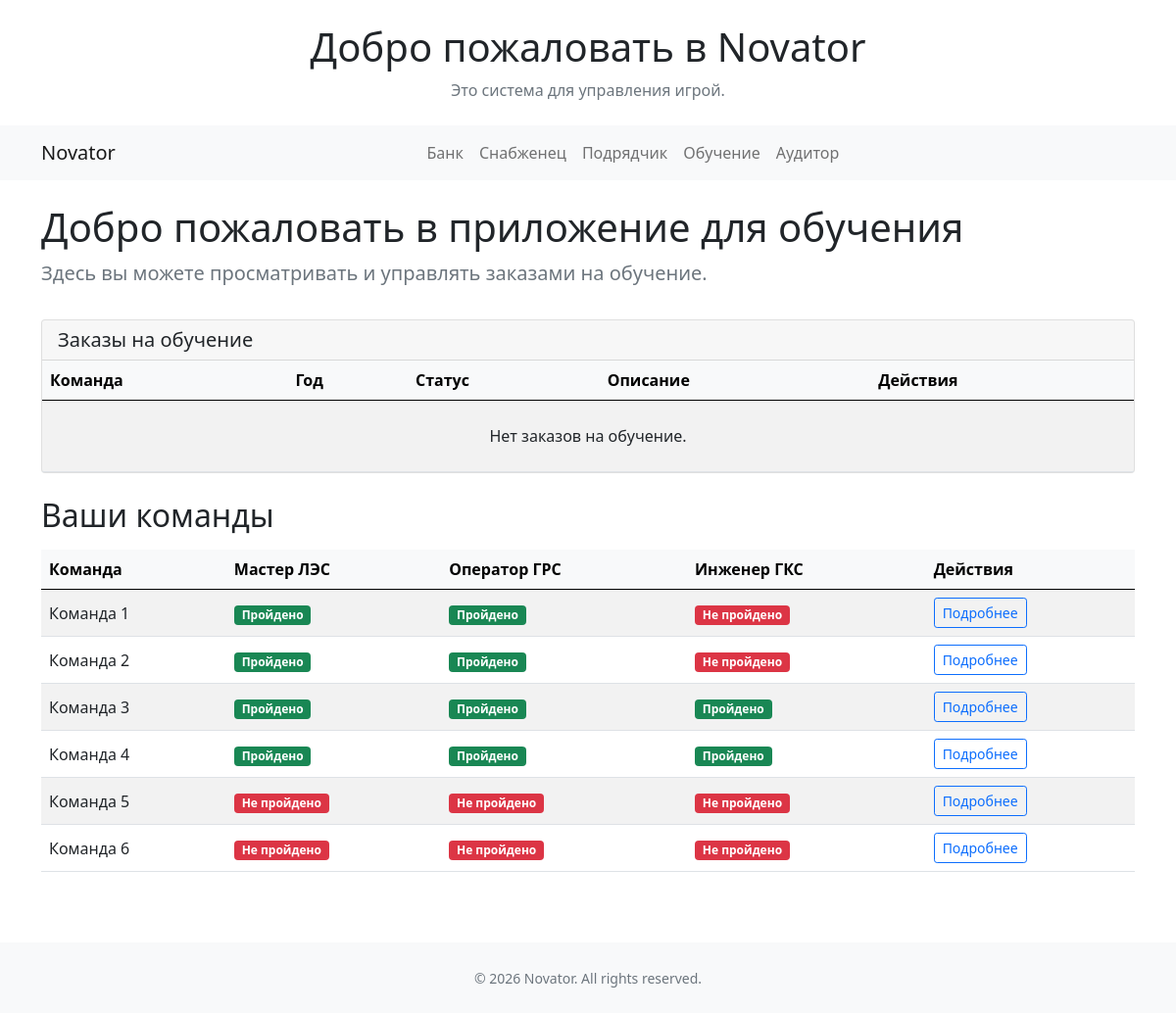
Screenshot of /learning/ (signed in) with the database file from the repository.
### main/models.py (models this page shows, shortened)
class Team(models.Model):
    name = models.CharField(max_length=100, verbose_name='Имя команды')
    slug = models.SlugField(max_length=100)
    status = models.BooleanField(default=False, verbose_name='Активно')
    learn_les = models.BooleanField(default=False, verbose_name='Мастер ЛЭС')
    learn_grs = models.BooleanField(default=False, verbose_name='Оператор ГРС')
    learn_ks = models.BooleanField(default=False, verbose_name='Инженер ГKС')
    auto = models.IntegerField(default=0, verbose_name='Автотранспорт')

### learning/views.py (the view)
# urls.py: path('', views.index, name='index'),
def index(request):
    teams = Team.objects.filter(status=True, name__in=request.user.userprofile.teams.values_list('name', flat=True))
    zakazy = Zakaz.objects.filter(category__slug='learning', status__pk=2, payment=True, team__in=teams)
    zakazy_items = ZakazItem.objects.filter(zakaz__in=zakazy)
    return render(request, 'learning/index.html', {'teams': teams, 'zakazy': zakazy, 'zakazy_items': zakazy_items})

### templates/learning/index.html (shortened to what this page needs)
{% extends 'base.html' %}
{% load static %}
{% block content %}
    <div class="container py-4">
        <div class="row mb-3">
            <div class="col-12">
                <h1 class="display-6">Добро пожаловать в приложение для обучения</h1>
                <p class="lead text-muted">Здесь вы можете просматривать и управлять заказами на обучение.</p>
            </div>
        </div>
        <div class="row">
            <div class="col-12">
                <div class="card">
                    <div class="card-header d-flex justify-content-between align-items-center">
                        <h5 class="mb-0">Заказы на обучение</h5>
                    </div>
                    <div class="card-body p-0">
                        <div class="table-responsive">
                            <table class="table table-striped table-hover align-middle mb-0">
                                <thead class="table-light">
                                    <tr>
                                        <th scope="col">Команда</th>
                                        <th scope="col">Год</th>
                                        <th scope="col">Статус</th>
                                        <th scope="col">Описание</th>
                                        <th scope="col">Действия</th>
                                    </tr>
                                </thead>
                                <tbody>
                                    {% for item in zakazy %}
                                    <tr>
                                        <td>{{ item.team.name }}</td>
                                        <td>{{ item.year }}</td>
                                        <td>
                                            <span class="badge bg-secondary">{{ item.status.name }}</span>
                                        </td>
                                        <td>
                                        {% for zakaz_item in zakazy_items %}
                                            {% if zakaz_item.zakaz.id == item.id %}
                                                <div class="text-truncate" style="max-width:40rem;">{{ zakaz_item.material.name }}</div>
                                            {% endif %}
                                        {% endfor %}
                                        </td>
                                        <td>
                                            <a href="{% url 'learning:success_learning' item.id %}" class="btn btn-sm btn-outline-primary">Завершить обучение</a>
                                        </td>
                                    </tr>
                                    {% empty %}
                                    <tr>
                                        <td colspan="5" class="text-center py-4">Нет заказов на обучение.</td>
                                    </tr>
                                    {% endfor %}
                                </tbody>
                            </table>
                        </div>
                    </div>
                </div>
            </div>
        </div>
        <div class="row mt-4">
            <div>
                {% if teams %}
                <h2 class="mb-3">Ваши команды</h2>
                <div class="list-group">
                    <table class="table table-striped table-hover align-middle mb-0">
                        <thead class="table-light">
                            <tr>
                                <th scope="col">Команда</th>
                                <th scope="col">Мастер ЛЭС</th>
                                <th scope="col">Оператор ГРС</th>
                                <th scope="col">Инженер ГКС</th>
                                <th scope="col">Действия</th>
                            </tr>
                        </thead>
                        <tbody>
                            {% for team in teams %}
                            <tr>
                                <td>{{ team.name }}</td>
                                <td>
                                    {% if team.learn_les %}
                                        <span class="badge bg-success">Пройдено</span>
                                    {% else %}
                                        <span class="badge bg-danger">Не пройдено</span>
                                    {% endif %}
                                </td>
                                <td>
                                    {% if team.learn_grs %}
                                        <span class="badge bg-success">Пройдено</span>
                                    {% else %}
                                        <span class="badge bg-danger">Не пройдено</span>
                                    {% endif %}
                                </td>
                                <td>
                                    {% if team.learn_ks %}
                                        <span class="badge bg-success">Пройдено</span>
                                    {% else %}
                                        <span class="badge bg-danger">Не пройдено</span>
                                    {% endif %}
                                </td>
                                <td>
                                    <a href="{% url 'learning:team_detail' team.id %}" class="btn btn-sm btn-outline-primary">Подробнее</a>
                                </td>
                            </tr>
                            {% endfor %}
                        </tbody>
                    </table>
                </div>
            </div>
        </div>
    </div>
                {% endif %}
{% endblock %}

### rows the page displays
Team: name "Команда 1", learn_les "Пройдено", learn_grs "Пройдено", learn_ks "Не пройдено"
Team: name "Команда 2", learn_les "Пройдено", learn_grs "Пройдено", learn_ks "Не пройдено"
Team: name "Команда 3", learn_les "Пройдено", learn_grs "Пройдено", learn_ks "Пройдено"
Team: name "Команда 4", learn_les "Пройдено", learn_grs "Пройдено", learn_ks "Пройдено"
Team: name "Команда 5", learn_les "Не пройдено", learn_grs "Не пройдено", learn_ks "Не пройдено"
Team: name "Команда 6", learn_les "Не пройдено", learn_grs "Не пройдено", learn_ks "Не пройдено"

### other values shown
{{ year|default:2026 }} "2026"
